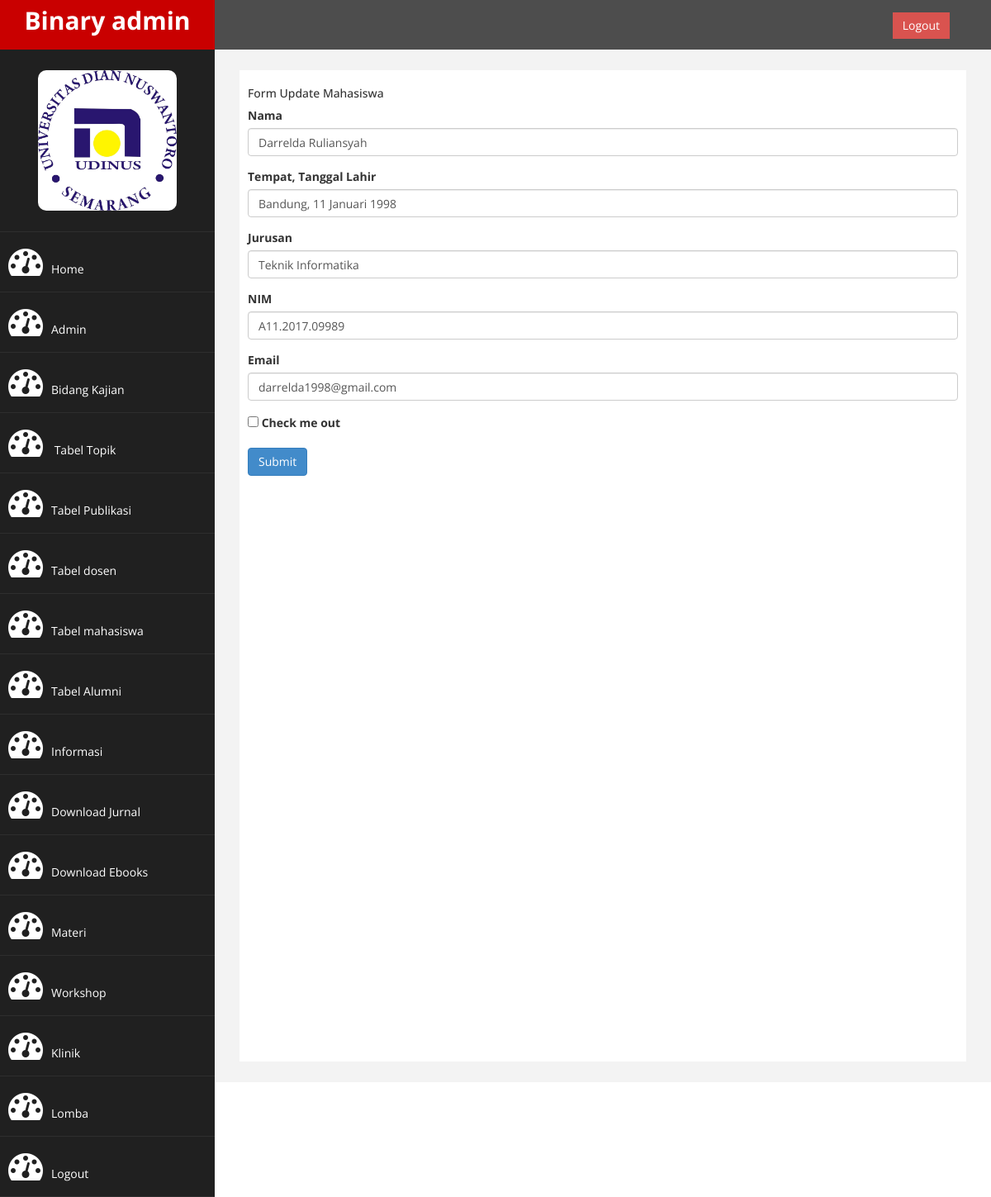
Screenshot of /admin/form-update-mahasiswa.php?id=1 (signed in) with the database file from the repository.
### tables this page shows
CREATE TABLE IF NOT EXISTS `mahasiswa` (
`id` int(11) NOT NULL,
  `nama` varchar(150) NOT NULL,
  `tempat_tgl_lahir` varchar(150) NOT NULL,
  `jurusan` varchar(100) NOT NULL,
  `nim` varchar(50) NOT NULL,
  `email` varchar(50) NOT NULL
);

### admin/form-update-mahasiswa.php (the view, shortened to what this page needs)
<?php
	include "koneksi.php";
	$id=$_GET['id'];
	$ambil = "SELECT * FROM mahasiswa WHERE id=$id";
	$query = mysqli_query($koneksi, $ambil);
	while($pecah=mysqli_fetch_array($query)){
		if (mysqli_num_rows($query)>0) {
			$nama=$pecah['nama'];
			$ttl=$pecah['tempat_tgl_lahir'];
			$jurusan=$pecah['jurusan'];
			$nim=$pecah['nim'];
			$email=$pecah['email'];
		}
	}
?>
<!DOCTYPE html>
<html xmlns="http://www.w3.org/1999/xhtml">
<head>
    <link href="assets/css/bootstrap.css" rel="stylesheet" />
    <link href="assets/css/font-awesome.css" rel="stylesheet" />
    <link href="assets/js/morris/morris-0.4.3.min.css" rel="stylesheet" />
    <link href="assets/css/custom.css" rel="stylesheet" />
</head>
<body>
    <div id="wrapper">
        <nav class="navbar navbar-default navbar-cls-top " role="navigation" style="margin-bottom: 0">
            <div class="navbar-header">
                <a class="navbar-brand" href="index.html">Binary admin</a>
            </div>
  <div style="color: white;
padding: 15px 50px 5px 50px;
float: right;
font-size: 16px;"><a href="login.php" class="btn btn-danger square-btn-adjust">Logout</a> </div>
        </nav>
                <nav class="navbar-default navbar-side" role="navigation">
            <div class="sidebar-collapse" class="dropdown">
                <ul class="nav" id="main-menu">
				<li class="text-center">
                    <img src="assets/img/Logo_udinus1.jpg" class="user-image img-responsive"/>
					</li>
                     <li>
                        <a  href="index.php"><i class="fa fa-dashboard fa-3x"></i>Home</a>
                    </li>
                    <li>
                        <a  href=index.php?halaman=admin><i class="fa fa-dashboard fa-3x"></i>Admin</a>
                    </li>
                     <li>
                        <a  href=index.php?halaman=bidang_kajian><i class="fa fa-dashboard fa-3x"></i>Bidang Kajian</a>
                    </li>
                    <li>
                        <a  href="index.php?halaman=topik"><i class="fa fa-dashboard fa-3x"></i> Tabel Topik</a>
                    </li>
                   <li>
                        <a  href="index.php?halaman=publikasi"><i class="fa fa-dashboard fa-3x"></i>Tabel Publikasi</a>
                    </li>
                    <li>
                      <a href="index.php?halaman=dosen"><i class="fa fa-dashboard fa-3x"></i>Tabel dosen</a>
                  </li>
                  <li>
                      <a href="index.php?halaman=mahasiswa"><i class="fa fa-dashboard fa-3x"></i>Tabel mahasiswa</a>
                  </li>
                  <li>
                      <a href="index.php?halaman=alumni"><i class="fa fa-dashboard fa-3x"></i>Tabel Alumni</a>
                  </li>
                    <li>
                        <a  href=index.php?halaman=berita><i class="fa fa-dashboard fa-3x"></i>Informasi</a>
                    </li>
                    <li>
                        <a  href=index.php?halaman=download><i class="fa fa-dashboard fa-3x"></i>Download Jurnal</a>
                    </li>
                     <li>
                        <a  href=index.php?halaman=ebook><i class="fa fa-dashboard fa-3x"></i>Download Ebooks</a>
                    </li>
                    <li>
                        <a  href="index.php?halaman=materi"><i class="fa fa-dashboard fa-3x"></i>Materi</a>
                    </li>
                    <li>
                        <a  href="index.php?halaman=kegiatan"><i class="fa fa-dashboard fa-3x"></i>Workshop</a>
                    </li>
                    <li>
                        <a  href="index.php?halaman=klinik"><i class="fa fa-dashboard fa-3x"></i>Klinik</a>
                    </li>
                    <li>
                        <a  href="index.php?halaman=lomba"><i class="fa fa-dashboard fa-3x"></i>Lomba</a>
                    </li>
                    <li>
                        <a  href="logout.php"><i class="fa fa-dashboard fa-3x"></i>Logout</a>
                    </li>
                </ul>
            </div>
        </nav>
        <div id="page-wrapper" >
            <div id="page-inner">
				<h5>Form Update Mahasiswa</h5>
				<form action="proses-update-mahasiswa.php" method="post">
					  <div class="form-group">
					    <label for="exampleInputEmail1">Nama</label>
					    <input type="text" class="form-control" name="nama" value="<?php echo $nama ?>" aria-describedby="emailHelp" placeholder="Enter nama" >
					  </div>
					  <div class="form-group">
					    <label for="exampleInputPassword1">Tempat, Tanggal Lahir</label>
					    <input type="text" class="form-control" name="tempat_tgl_lahir" value="<?php echo $ttl ?>" placeholder="Tempat, Tanggal Lahir">
					  </div>
					  <div class="form-group">
					    <label for="exampleInputPassword1">Jurusan</label>
					    <input type="text" class="form-control" name="jurusan" value="<?php echo $jurusan ?>" placeholder="Jurusan">
					  </div>
					  <div class="form-group">
					    <label for="exampleInputPassword1">NIM</label>
					    <input type="text" class="form-control" name="nim" value="<?php echo $nim ?>" placeholder="NIM">
					  </div>
					  <div class="form-group">
					    <label for="exampleInputPassword1">Email</label>
					    <input type="email" class="form-control" name="email" value="<?php echo $email ?>" placeholder="Email">
					  </div>
					  <div class="form-group form-check">
					    <input type="checkbox" class="form-check-input" id="exampleCheck1">
					    <label class="form-check-label" for="exampleCheck1">Check me out</label>
					  </div>
					  <button type="submit" class="btn btn-primary">Submit</button>
				</form>
            </div>
        </div>
</body>
</html>

### admin/assets/css/custom.css (style rules this page uses)
body { font-family: 'Open Sans', sans-serif; }
#wrapper { width: 100%; background:#202020; }
#page-wrapper { padding: 15px 15px; min-height: 600px; background:#F3F3F3; }
#page-inner { width:100%; margin:10px 20px 10px 0px; background-color:#fff!important; padding:10px; min-height:1200px; }
.text-center { text-align:center; }
.square-btn-adjust { border: 0px solid transparent; -webkit-border-radius: 0px; -moz-border-radius: 0px; border-radius: 0px; }
.user-image { margin: 25px auto; -webkit-border-radius: 10px; -moz-border-radius: 10px; border-radius: 10px; max-height:170px; max-width:170px; }
.navbar-cls-top .navbar-brand { color: #fff; background: #C90000; width: 260px; text-align: center; height: 60px; font-size: 30px; font-weight: 700; }
.sidebar-collapse , .sidebar-collapse .nav { background:none; }
.sidebar-collapse .nav { padding:0; }
.sidebar-collapse .nav > li > a { color:#fff; background:#202020; text-shadow:none; }
.sidebar-collapse > .nav > li > a { padding:15px 10px; }
.sidebar-collapse > .nav > li { border-bottom: 1px solid rgba(107, 108, 109, 0.19); }
.navbar-side { border:none; background-color: #202020; }
.navbar-cls-top { background:#4D4D4D; border-bottom:none; }
.navbar-default { border:0px solid black; }
.navbar-header { background: #A70303; }
.nav > li > a > i { margin-right:10px; }
@media (min-width:768px) { #page-wrapper { margin: 0 0 0 260px; padding: 15px 30px; min-height: 1200px; } }
@media (min-width:768px) { .navbar-side { z-index: 1; position: absolute; width: 260px; } }
@media (min-width:768px) { .navbar { border-radius: 0px; } }

### rows the page displays
mahasiswa: nama "Darrelda Ruliansyah", tempat_tgl_lahir "Bandung, 11 Januari 1998", jurusan "Teknik Informatika", nim "A11.2017.09989", email "darrelda1998@gmail.com"
